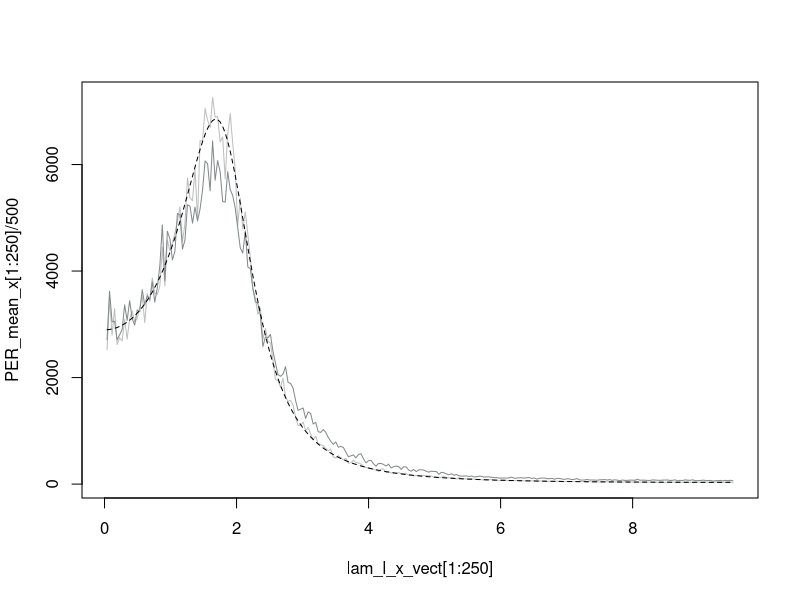
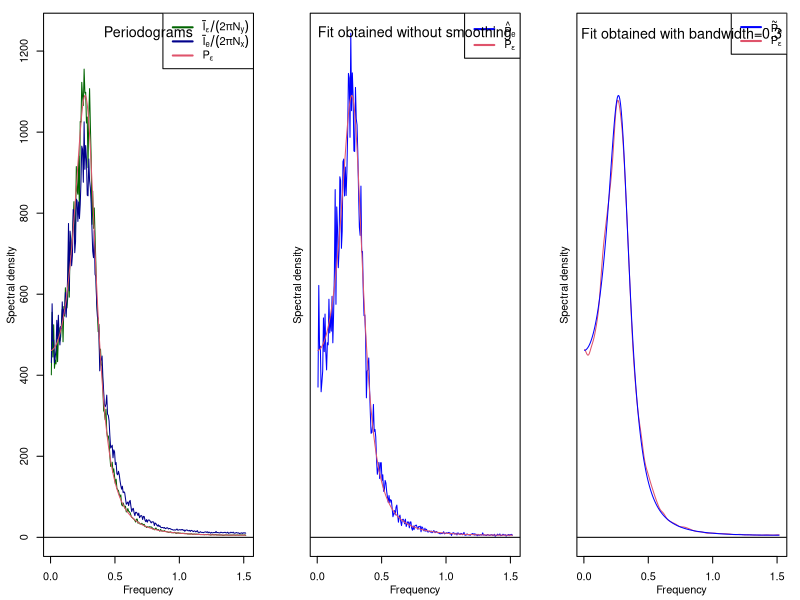

The R source for these figures, in order:
##########################
# AUTHOR: DARLIN SOTO    #
# DATE: OCTOBER 16, 2021 #
# EMAIL: dmsoto1@uc.cl   #
##########################

library(pracma)

#FUNCTIONS
spectral_density <- function(ar = numeric(), ma = numeric(), sd = 1, lambda = NULL) {
  p <- length(ar)
  q <- length(ma)
  phi <- c(1, -ar)
  theta <- c(1, +ma)
  if (is.null(lambda)) {
    lambda <- seq(0, pi, 0.01)
  }
  n <- length(lambda)
  aux <- c()
  for (k in 1:n) {
    aux[k] <- (sum((theta * exp(-1i * lambda[k] * c(0:q)))) * sum((theta * exp(+1i * lambda[k] * c(0:q))))) / (sum((phi * exp(-1i * lambda[k] * c(0:p)))) * sum((phi * exp(+1i * lambda[k] * c(0:p)))))
  }
  sigma <- sd
  aux <- sigma^2 * Re(aux) / (2 * pi)
  return(list(PSD = aux, lambda = lambda))
}

W_fun<-function(freq,time){
  aux=sum(exp(1i*freq*time))
  aux_conv=sum(exp(-1i*freq*time))
  Re(aux*aux_conv)
}

periodogram<-function(lam,x,times){
  A = sum(x*cos(times*lam))
  B = sum(x*sin(times*lam))
  A^2+B^2
}

DFT<-function(x){
  n=length(x)
  DFT_x=rep(0,n)
  l=1:n
  for(k in 1:n){
    DFT_x[k]=sum(x*exp(-1i*k*l*2*pi/n))
  }
  freqs=2*pi*(1:n)/n
  result=list(DFT_x=DFT_x,freq=freqs)
  return(result)
}

IN_DFT<-function(x){
  n=length(x)
  DFT_x=rep(0,n)
  l=1:n
  for(k in 1:n){
    DFT_x[k]=sum(x*exp(1i*k*l*2*pi/n))/n
  }
  freqs=2*pi*(1:n)/n
  result=list(DFT_x=DFT_x,freq=freqs)
  return(result)
}


#########################################################################################
#########################################################################################

#parameters AR(2)
N=500
dt=0.33
times_x=seq(1,by=dt,length=N)
phi1=1.318
phi2=-0.634
sigma2=289.2

#sample
Num_block=50
Num_obs_block=N/Num_block
ind_block=sort(rep(1:Num_block,Num_obs_block))
sort(sample(1:Num_block,30,replace = FALSE))
#2  4  5  6  7  8 10 17 19 20 21 22 24 25 26 28 29 30 31 32 34 35 37 39 40 41 42 44 47 49

index_y=which(ind_block==2 | ind_block==4 | ind_block==5 | ind_block==6 | ind_block==7 | ind_block==8 
             | ind_block==10 | ind_block==17 | ind_block==19 | ind_block==20 | ind_block==21 
             | ind_block==22 | ind_block==24 | ind_block==25 | ind_block==26 | ind_block==28
             | ind_block==29 | ind_block==30 | ind_block==31 | ind_block==32 | ind_block==34
             | ind_block==35 | ind_block==37 | ind_block==39 | ind_block==40 | ind_block==41
             | ind_block==42 | ind_block==44 | ind_block==47 | ind_block==50)

N_y=max(index_y)
times_y=times_x[index_y]

#frequency
lam_l_x=2*pi*(1:N)/(dt*N)
N_l_x=length(lam_l_x)
lam_l_x_vect=matrix(lam_l_x,ncol=1,nrow=N_l_x)
lam_l_y=2*pi*(1:N_y)/(dt*N_y)
N_l_y=length(lam_l_y)
lam_l_y_vect=matrix(lam_l_y,ncol=1,nrow=N_l_y)


SIM=200
PER_y=PER_x=matrix(0,ncol=SIM,nrow=N_l_y)

set.seed(1)

for(m in 1:SIM){
  z=rnorm(N,mean=0,sd=sqrt(sigma2))
  x=z

  for(i in 3:N){
    x[i]=phi1*x[i-1]+phi2*x[i-2]+z[i]
  }  
  
  PER_x[,m]=apply(lam_l_y_vect,1,periodogram,x=x,times=times_x)
  
  y=x[index_y]
  PER_y[,m]=apply(lam_l_y_vect,1,periodogram,x=y,times=times_y)
}

PER_mean_y=apply(PER_y,1,mean)
PER_mean_x=apply(PER_x,1,mean)

#TRUE SPECTRAL DENSITY
aux=spectral_density(ar = c(phi1,phi2), ma = numeric(), sd = sqrt(sigma2), lambda = lam_l_x_vect*dt)
PSD=aux$PSD

plot(lam_l_x_vect[1:250],PER_mean_x[1:250]/500,t='l',col='gray')
lines(lam_l_y_vect[1:250],PER_mean_y[1:250]/300,t='l',col='azure4')
lines(lam_l_x_vect[1:250],2*pi*PSD[1:250],col=1,lty=2)

#ESTIMATED SPECTRAL DENSITY
W_y=apply(lam_l_y_vect,1,W_fun,times_y)
aux=Re((DFT(PER_mean_y)$DFT_x*N_y)/(DFT(W_y)$DFT_x*2*pi))
P_y_hat=Re(IN_DFT(aux)$DFT_x)

s_P_y_hat=ksmooth(lam_l_y_vect, P_y_hat, kernel ="normal", bandwidth = 0.3)$y

ind=1:(N_y/2)
f=(1:N)/(dt*N)


pdf("SIM_PSD_AR2.pdf",width=12,height=4)

layout(matrix(c(1,2,3), 1, 3, byrow = TRUE),widths=c(1,1), heights=c(1,1))

maxx=max(P_y_hat[ind])
minn=min(P_y_hat[ind])

par(mar=c(3.3, 3.3, 1, 1))
plot(f[ind],PER_mean_x[ind]/(2*pi*500),t='l',col='darkgreen',ylim=c(minn,maxx),ylab='',xlab='')
lines(f[ind],PER_mean_y[ind]/(2*pi*300),t='l',col='darkblue')
lines(f[ind],PSD[ind],col=2,lwd=1)
abline(h=0)
title(sub="Frequency", adj=0.5, line=2, font=2)
title(ylab='Spectral density', line=2, font=2)
legend("topright", legend=c(as.expression(bquote(bar(I)[epsilon]/(2*pi*N[y]))),
                            as.expression(bquote(bar(I)[e]/(2*pi*N[x]))),
                            as.expression(bquote(P[epsilon]))),col=c('darkgreen','darkblue',2), lwd=2,lty=c(1,1), cex=1)
text(max(f[ind])/2,maxx,cex=1.3,bquote('Periodograms'))

par(mar=c(3.3, 3.3, 1, 1))
plot(f[ind],P_y_hat[ind],col='blue',lwd=1,t='l',ylim=c(minn,maxx),ylab='',xlab='',yaxt="none")
lines(f[ind],PSD[ind],col=2,lwd=1)
abline(h=0)
title(sub="Frequency", adj=0.5, line=2, font=2)
title(ylab='Spectral density', line=0.5, font=2)
legend("topright", legend=c(as.expression(bquote(hat(P)[e])),
                            as.expression(bquote(P[epsilon]))),col=c('blue', 2),lwd=2, lty=c(1,1), cex=1)
text(max(f[ind])/2,maxx,cex=1.3,bquote('Fit obtained without smoothing'))

par(mar=c(3.3, 3.3, 1, 1))
plot(f[ind],s_P_y_hat[ind],col=2,lwd=1,t='l',ylim=c(minn,maxx),ylab='',xlab='',yaxt="none")
lines(f[ind],PSD[ind],col='blue',lwd=1)
abline(h=0)
title(sub="Frequency", adj=0.5, line=2, font=2)
title(ylab='Spectral density', line=0.5, font=2)
legend("topright", legend=c(as.expression(bquote(tilde(P)[e])),
                            as.expression(bquote(P[epsilon]))),col=c('blue', 2), lwd=2,lty=c(1,1), cex=1)
text(max(f[ind])/2,maxx,cex=1.3,bquote('Fit obtained with bandwidth=0.3'))

dev.off()
